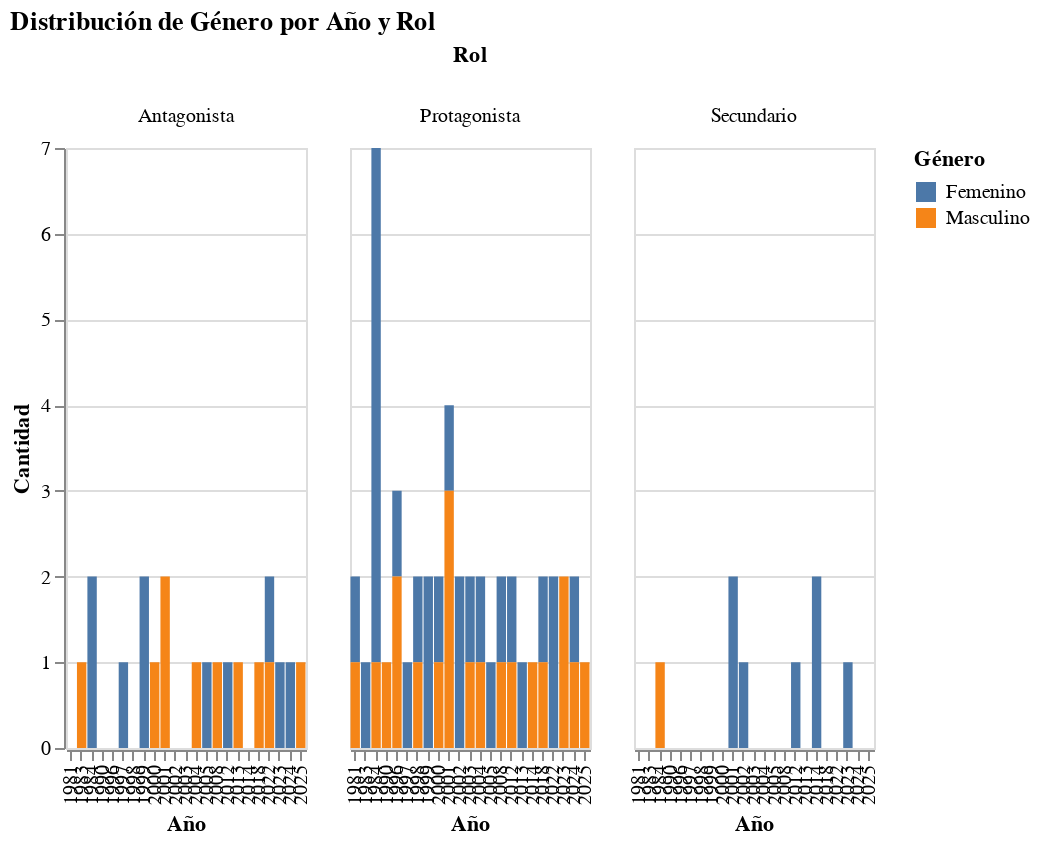

The cell this chart's notebook holds for it:
### Code cell
import pandas as pd
import altair as alt

# Cargar datos
df = pd.read_excel('/content/database_limpia_intento2.xlsx')

# Asegurar que las columnas que usas son categóricas o numéricas según corresponde
df['genero'] = df['genero'].astype('category')
df['roles'] = df['roles'].astype('category')
df['año'] = df['año'].astype(int)

# Agrupar para obtener los conteos
df_count = df.groupby(['año', 'genero', 'roles']).size().reset_index(name='cantidad')

# Gráfico
chart = alt.Chart(df_count).mark_bar().encode(
    x=alt.X('año:O', title='Año'),
    y=alt.Y('cantidad:Q', title='Cantidad'),
    color=alt.Color('genero:N', title='Género'),
    column=alt.Column('roles:N', title='Rol')   # Facet horizontal por roles
).properties(
    width=120,
    height=300,
    title='Distribución de Género por Año y Rol'
)

chart

### Figure 1 — Vega-Lite specification as saved in the notebook (floating-point values rounded to 4 significant figures; data arrays with more than 128 entries replaced by an {"elided": "..."} marker saying what was removed)
{"config": {"view": {"continuousWidth": 300, "continuousHeight": 300}}, "data": {"name": "data-877ac3401ad1ae011ccace61b0e5c7bf"}, "mark": {"type": "bar"}, "encoding": {"color": {"field": "genero", "title": "Género", "type": "nominal"}, "column": {"field": "roles", "title": "Rol", "type": "nominal"}, "x": {"field": "año", "title": "Año", "type": "ordinal"}, "y": {"field": "cantidad", "title": "Cantidad", "type": "quantitative"}}, "height": 300, "title": "Distribución de Género por Año y Rol", "width": 120, "$schema": "https://vega.github.io/schema/vega-lite/v5.20.1.json", "datasets": {"data-877ac3401ad1ae011ccace61b0e5c7bf": {"elided": "138 records"}}}
